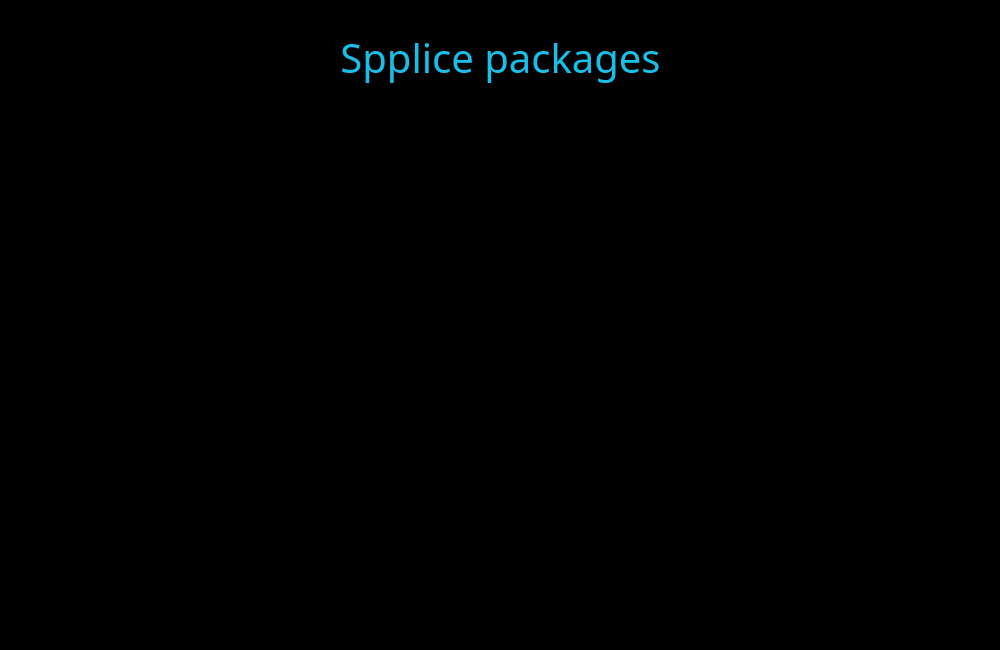
<?xml version="1.0" encoding="UTF-8"?>
<ui version="4.0">
 <class>MainWindow</class>
 <widget class="QMainWindow" name="MainWindow">
  <property name="geometry">
   <rect>
    <x>0</x>
    <y>0</y>
    <width>1000</width>
    <height>650</height>
   </rect>
  </property>
  <property name="sizePolicy">
   <sizepolicy hsizetype="Preferred" vsizetype="Preferred">
    <horstretch>0</horstretch>
    <verstretch>0</verstretch>
   </sizepolicy>
  </property>
  <property name="minimumSize">
   <size>
    <width>800</width>
    <height>600</height>
   </size>
  </property>
  <property name="baseSize">
   <size>
    <width>1000</width>
    <height>650</height>
   </size>
  </property>
  <property name="windowTitle">
   <string>MainWindow</string>
  </property>
  <property name="styleSheet">
   <string notr="true">QWidget {
	background-color: #000000;
}
#MenuTitle {
	color: #17C0E9;
}

QPushButton {
	outline: none;
}

QScrollBar:vertical {
  background: #000000;
  border-radius: 5px;
  width: 13px;
}

QScrollBar::handle:vertical {
  background: #808080;
  border-radius: 5px;
  width: 25px;
  min-height: 10px;
}
QScrollBar::handle:vertical::hover {
	background: #CCCCCC;
}

QScrollBar::add-page:vertical {
  border: none;
  background: #000000;
}

QScrollBar::sub-page:vertical {
  border: none;
  background: #000000;
}

QScrollBar::add-line:vertical {
  border: none;
  background: #000000;
}

QScrollBar::sub-line:vertical {
  border: none;
  background: #000000;
}</string>
  </property>
  <widget class="QWidget" name="CentralWidget">
   <layout class="QGridLayout" name="gridLayout">
    <property name="topMargin">
     <number>30</number>
    </property>
    <property name="bottomMargin">
     <number>0</number>
    </property>
    <item row="0" column="1" colspan="3">
     <widget class="QLabel" name="MenuTitle">
      <property name="sizePolicy">
       <sizepolicy hsizetype="Fixed" vsizetype="Fixed">
        <horstretch>0</horstretch>
        <verstretch>0</verstretch>
       </sizepolicy>
      </property>
      <property name="font">
       <font>
        <family>Quicksand Medium</family>
        <pointsize>30</pointsize>
        <weight>50</weight>
        <bold>false</bold>
       </font>
      </property>
      <property name="text">
       <string>Spplice packages</string>
      </property>
      <property name="alignment">
       <set>Qt::AlignCenter</set>
      </property>
     </widget>
    </item>
    <item row="0" column="0">
     <spacer name="TitleSpacerL">
      <property name="orientation">
       <enum>Qt::Horizontal</enum>
      </property>
      <property name="sizeHint" stdset="0">
       <size>
        <width>309</width>
        <height>20</height>
       </size>
      </property>
     </spacer>
    </item>
    <item row="2" column="0" colspan="5">
     <widget class="QScrollArea" name="PackageList">
      <property name="styleSheet">
       <string notr="true"/>
      </property>
      <property name="frameShape">
       <enum>QFrame::NoFrame</enum>
      </property>
      <property name="frameShadow">
       <enum>QFrame::Plain</enum>
      </property>
      <property name="verticalScrollBarPolicy">
       <enum>Qt::ScrollBarAsNeeded</enum>
      </property>
      <property name="widgetResizable">
       <bool>true</bool>
      </property>
      <widget class="QWidget" name="PackageListContents">
       <property name="geometry">
        <rect>
         <x>0</x>
         <y>0</y>
         <width>982</width>
         <height>518</height>
        </rect>
       </property>
       <layout class="QVBoxLayout" name="verticalLayout">
        <property name="bottomMargin">
         <number>9</number>
        </property>
        <item>
         <layout class="QVBoxLayout" name="PackageListLayout">
          <property name="bottomMargin">
           <number>65</number>
          </property>
         </layout>
        </item>
       </layout>
      </widget>
     </widget>
    </item>
    <item row="0" column="4">
     <spacer name="TitleSpacerR">
      <property name="orientation">
       <enum>Qt::Horizontal</enum>
      </property>
      <property name="sizeHint" stdset="0">
       <size>
        <width>309</width>
        <height>20</height>
       </size>
      </property>
     </spacer>
    </item>
    <item row="1" column="2">
     <spacer name="TitlteSpacerB">
      <property name="orientation">
       <enum>Qt::Vertical</enum>
      </property>
      <property name="sizeType">
       <enum>QSizePolicy::Fixed</enum>
      </property>
      <property name="sizeHint" stdset="0">
       <size>
        <width>20</width>
        <height>40</height>
       </size>
      </property>
     </spacer>
    </item>
   </layout>
  </widget>
 </widget>
 <resources/>
 <connections/>
</ui>
